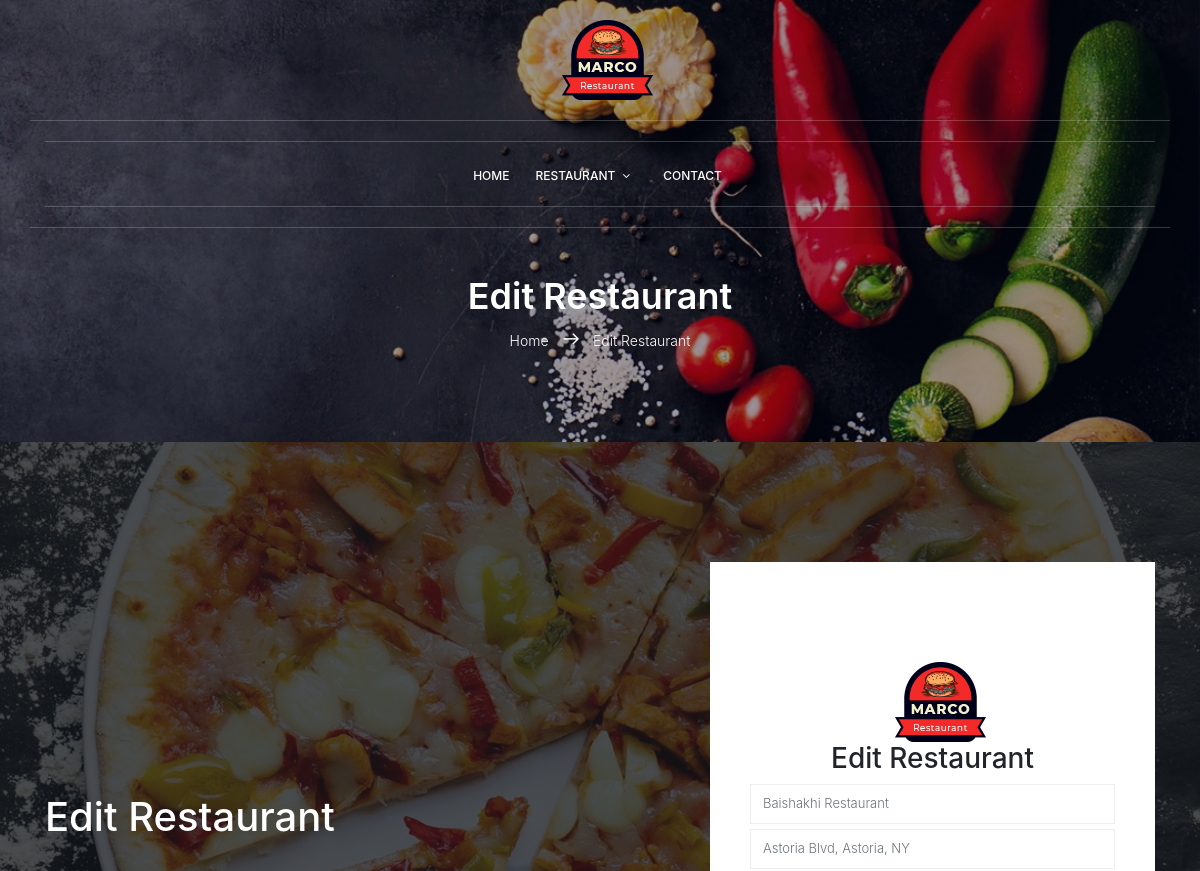
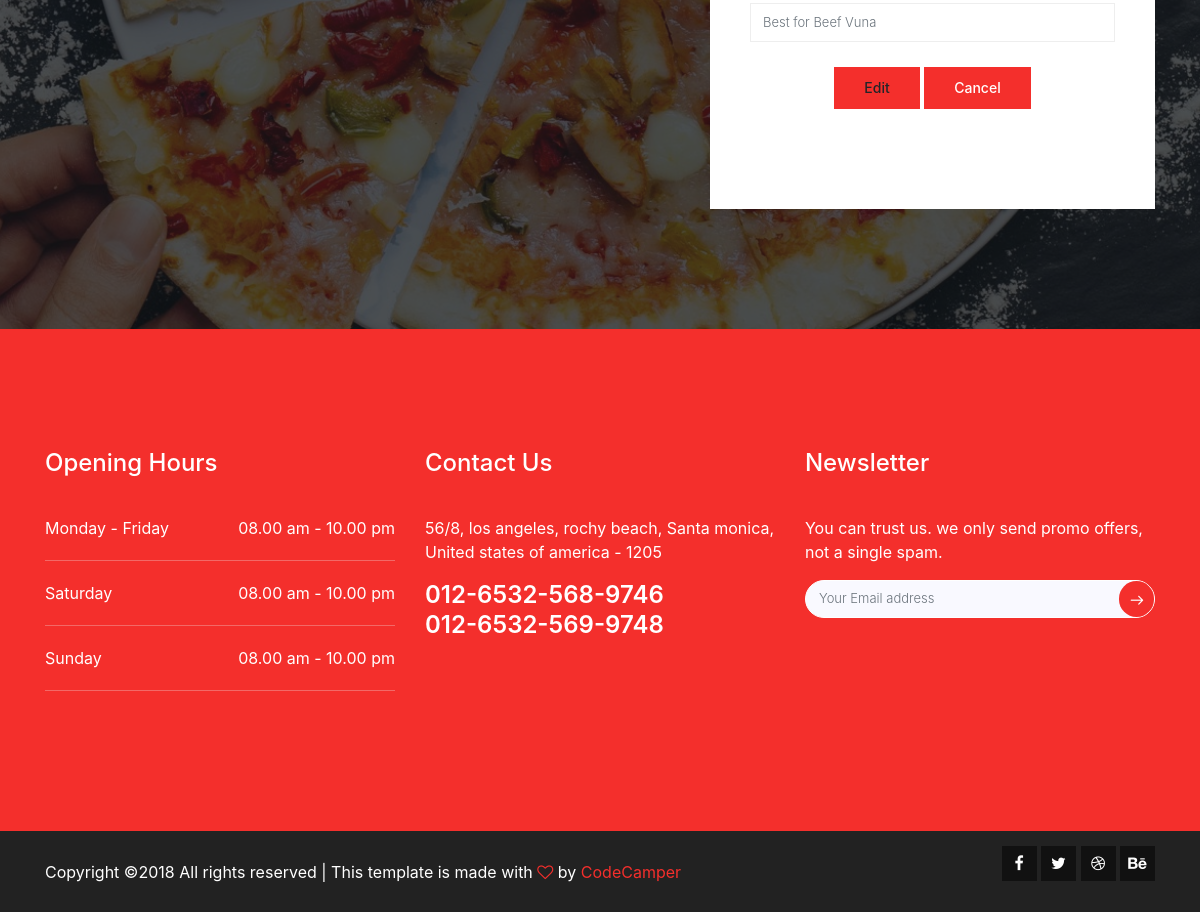
Page /restaurant/2/edit on the committed database (2 pictures, top to bottom).
### models.py (models this page shows, shortened)
class Restaurant(Base):
    __tablename__ = 'restaurant'
    id = Column(Integer, primary_key = True)
    name = Column(String(80), nullable = False)
    location = Column(String(250), nullable = False)
    description = Column(String(250))

### project.py (the view, shortened to what this page needs)
@app.route('/restaurant/<int:restaurant_id>/edit', methods=['GET', 'POST'])
def editRestaurant(restaurant_id):
    session = DBSession()
    form = RestaurantForm()
    editedrestaurant = session.query(Restaurant).filter_by(id=restaurant_id).one()
    return render_template('restaurant/editrestaurant.html', restaurant_id=restaurant_id, item=editedrestaurant, form=form)

### forms.py
class RestaurantForm(Form):
    name = StringField('name')
    location = StringField('location')
    description = StringField('description')

### templates/restaurant/editrestaurant.html (shortened to what this page needs)
{% extends "base_others.html" %}
{% block banner %}
	<section class="about-banner relative">
			<div class="overlay overlay-bg"></div>
			<div class="container">
				<div class="row d-flex align-items-center justify-content-center">
					<div class="about-content col-lg-12">
						<h1 class="text-white">
							Edit Restaurant
						</h1>
						<p class="text-white link-nav"><a href="{{url_for('index')}}">Home </a>  <span class="lnr lnr-arrow-right"></span>  <a href="{{url_for('editRestaurant', restaurant_id=restaurant_id )}}"> Edit Restaurant</a></p>
					</div>
				</div>
			</div>
	</section>
{% endblock %}
{% block content %}
			<section class="reservation-area section-gap relative">
				<div class="overlay overlay-bg"></div>
				<div class="container">
					<div class="row justify-content-between align-items-center">
						<div class="col-lg-6 reservation-left">
							<h1 class="text-white">Edit Restaurant</h1>
						</div>
						<div class="col-lg-5 reservation-right">
							<form class="form-wrap text-center" action="" method="POST">
								<div id="logo">
									<a href="{{url_for('index')}}"><img src="{{url_for('static', filename='img/logo.png')}}" alt="" title="" /></a>
								</div>
								<h3>Edit Restaurant</h3>
								<input type="text" class="form-control" name="name" placeholder="{{item.name}}" onfocus="this.placeholder = ''" onblur="this.placeholder = '{{item.name}}'" >
								<input type="text" class="form-control" name="location" placeholder="{{item.location}}" onfocus="this.placeholder = ''" onblur="this.placeholder = '{{item.location}}'" >
								<input type="text" class="form-control" name="description" placeholder="{{item.description}}" onfocus="this.placeholder = ''" onblur="this.placeholder = '{{item.description}}'">
								<a class="primary-btn text-uppercase mt-20" role="button">Edit</a>
								<a class="primary-btn text-uppercase mt-20" role="button" href="{{ url_for('viewRestaurantDetails', restaurant_id=item.id) }}">Cancel</a>
							</form>
						</div>
					</div>
				</div>
			</section>
{% endblock %}

### static/css/main.css (style rules this page uses)
body { color:#777;font-family:"Poppins",sans-serif;font-size:14px;font-weight:300;line-height:1.625em;position:relative }
a { -webkit-transition:all 0.3s ease 0s;-moz-transition:all 0.3s ease 0s;-o-transition:all 0.3s ease 0s;transition:all 0.3s ease 0s }
a,a:focus,a:hover { text-decoration:none;outline:0 }
h1,h2,h3,h4,h5,h6 { font-family:"Poppins",sans-serif;color:#222;line-height:1.2em !important;margin-bottom:0;margin-top:0;font-weight:600 }
h1,.h1 { font-size:36px }
h3,.h3 { font-size:24px }
.mt-20 { margin-top:20px }
.text-white { color:#fff }
.text-center { text-align:center }
.relative { position:relative }
.overlay { position:absolute;left:0;right:0;top:0;bottom:0 }
h1 { font-size:36px }
h3 { font-size:24px }
h1,h2,h3,h4,h5,h6 { line-height:1.5em }
.section-gap { padding:120px 0 }
#logo { padding-left:15px }
.primary-btn { background:#f42f2c;line-height:42px;padding-left:30px;padding-right:30px;border:none;color:#fff;display:inline-block;font-size:14px;font-weight:500;position:relative;text-transform:uppercase;-webkit-transition:all 0.3s ease 0s;-moz-transition:all 0.3s ease 0s;-o-transition:all 0.3s ease 0s;transition:all 0.3s ease 0s;cursor:pointer;position:relative }
.reservation-area { background:url(../img/reservation-bg.jpg) no-repeat center/cover }
.reservation-area .overlay-bg { background:rgba(17,22,24,0.75) }
.reservation-area .reservation-right,.reservation-area .reservation-left { position:relative }
.reservation-area .reservation-right .form-wrap { background:#fff;padding:100px 40px }
.reservation-area .reservation-right .form-wrap .form-control { border-radius:0px;margin-bottom:5px;border-color:#eeeeee;font-size:13px;font-weight:300;padding:0.575rem 0.75rem;color:#999999 }
.reservation-area .reservation-right .primary-btn { text-transform:capitalize !important;-webkit-transition:all 0.3s ease 0s;-moz-transition:all 0.3s ease 0s;-o-transition:all 0.3s ease 0s;transition:all 0.3s ease 0s }
.link-nav { margin-top:10px;margin-bottom:0px }
.about-banner { background:url(../img/top-banner.jpg) no-repeat bottom right/cover;background-size:cover }
.about-banner .overlay-bg { background:rgba(4,9,30,0.4) }
.about-content { margin-top:185px;padding:90px 0px;text-align:center }
.about-content h1 { font-size:36px;font-weight:600 }
.about-content a { color:#fff;font-weight:300;font-size:14px }
.about-content .lnr { margin:0px 10px;font-weight:600 }

### rows in the picture
Restaurant: name "Baishakhi Restaurant", location "Astoria Blvd, Astoria, NY", description "Best for Beef Vuna"
